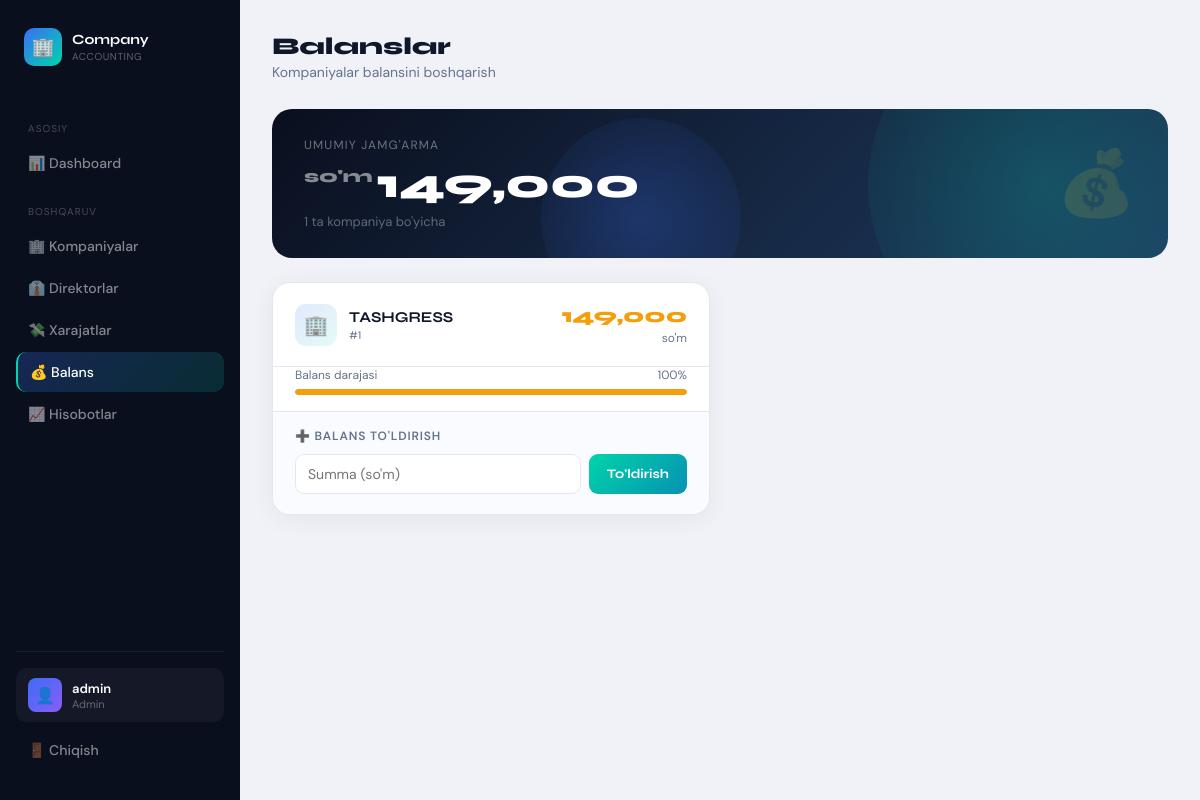
/admin/balances (signed in), run on the app's committed database.
### tables this page shows
CREATE TABLE companies (
        id INTEGER PRIMARY KEY AUTOINCREMENT,
        name TEXT,
        balance INTEGER DEFAULT 0,
        created_at TEXT
    );

### app.py (the view, shortened to what this page needs)
@app.route("/admin/balances", methods=["GET", "POST"])
def admin_balances():
    if session.get("role") != "admin":
        return "Ruxsat yo'q ❌"
    conn = get_db()
    c = conn.cursor()
    c.execute("SELECT id, name, balance FROM companies")
    companies = c.fetchall()
    conn.close()
    return render_template("admin_balances.html", companies=companies)

### app.py (called while the page is built)
def get_db():
    conn = sqlite3.connect("users.db")
    conn.row_factory = sqlite3.Row
    return conn

@app.context_processor
def inject_notifications():
    return {
        "notifications": [],
        "last_expense": session.get("last_expense")
    }

### templates/admin_balances.html (shortened to what this page needs)
<!DOCTYPE html>
<html lang="uz">
<head>
</head>
<body>
<aside class="sidebar">
    <div class="sidebar-logo">
        <div class="icon">🏢</div>
        <div class="brand">Company <span>Accounting</span></div>
    </div>
    <div class="nav-section">Asosiy</div>
    <a href="{{ url_for('dashboard') }}">📊 Dashboard</a>
    <div class="nav-section">Boshqaruv</div>
    <a href="{{ url_for('admin_companies') }}">🏢 Kompaniyalar</a>
    <a href="{{ url_for('admin_directors') }}">👔 Direktorlar</a>
    <a href="{{ url_for('admin_expenses') }}">💸 Xarajatlar</a>
    <a href="{{ url_for('admin_balances') }}" class="active">💰 Balans</a>
    <a href="{{ url_for('admin_reports') }}">📈 Hisobotlar</a>
    <div class="sidebar-bottom">
        <div class="user-badge">
            <div class="user-avatar">👤</div>
            <div class="user-info">
                <div class="name">{{ session.get("user") }}</div>
                <div class="role">Admin</div>
            </div>
        </div>
        <a href="{{ url_for('logout') }}" style="margin-top:8px;">🚪 Chiqish</a>
    </div>
</aside>
<main class="main">
    <div class="topbar">
        <div class="page-title">
            Balanslar
            <span>Kompaniyalar balansini boshqarish</span>
        </div>
    </div>
    {% set grand = namespace(total=0) %}
    {% for c in companies %}{% set grand.total = grand.total + c[2] %}{% endfor %}
    <div class="total-banner">
        <div class="total-left">
            <div class="total-label">Umumiy jamg'arma</div>
            <div class="total-val">
                <sup>so'm</sup>{{ "{:,}".format(grand.total) }}
            </div>
            <div class="total-sub">{{ companies | length }} ta kompaniya bo'yicha</div>
        </div>
        <div class="total-right">💰</div>
    </div>
    {% set max_balance = namespace(val=1) %}
    {% for c in companies %}
        {% if c[2] > max_balance.val %}{% set max_balance.val = c[2] %}{% endif %}
    {% endfor %}
    <div class="companies-grid">
        {% for c in companies %}
        {% set pct = ((c[2] / max_balance.val) * 100) | int if max_balance.val > 0 else 0 %}
        {% if c[2] <= 0 %}
            {% set bar_color = '#ef4444' %}
            {% set bal_class = 'zero' %}
        {% elif c[2] < 500000 %}
            {% set bar_color = '#f59e0b' %}
            {% set bal_class = 'low' %}
        {% else %}
            {% set bar_color = '#00d4aa' %}
            {% set bal_class = 'positive' %}
        {% endif %}
        <div class="balance-card">
            <div class="balance-card-top">
                <div class="company-info">
                    <div class="company-avatar">🏢</div>
                    <div>
                        <div class="company-name">{{ c[1] }}</div>
                        <div class="company-id-label">#{{ c[0] }}</div>
                    </div>
                </div>
                <div class="balance-amount">
                    <div class="balance-num {{ bal_class }}">{{ "{:,}".format(c[2]) }}</div>
                    <div class="balance-currency">so'm</div>
                </div>
            </div>
            <div class="progress-wrap">
                <div class="progress-label">
                    <span>Balans darajasi</span>
                    <span>{{ pct }}%</span>
                </div>
                <div class="progress-bar">
                    <div class="progress-fill" style="width:{{ pct }}%; background:{{ bar_color }};"></div>
                </div>
            </div>
            <div class="add-form-wrap">
                <div class="add-form-title">➕ Balans to'ldirish</div>
                <form method="POST" class="add-form-row">
                    <input type="number" name="amount" placeholder="Summa (so'm)" required min="1">
                    <button type="submit" class="btn-topup" onclick="showToast('{{ c[1] }}')">
                        To'ldirish
                    </button>
                </form>
            </div>
        </div>
        {% else %}
        <div style="grid-column:1/-1;text-align:center;padding:60px;color:var(--muted);">
            📭 Kompaniyalar yo'q
        </div>
        {% endfor %}
    </div>
</main>
</body>
</html>

### data on the page
companies: name "TASHGRESS", id "1", balance "149,000", pct "100"

### other printed values
{{ session.get("user") }} "admin"
{{ "{:,}".format(grand.total) }} "149,000"
{{ companies | length }} "1"
